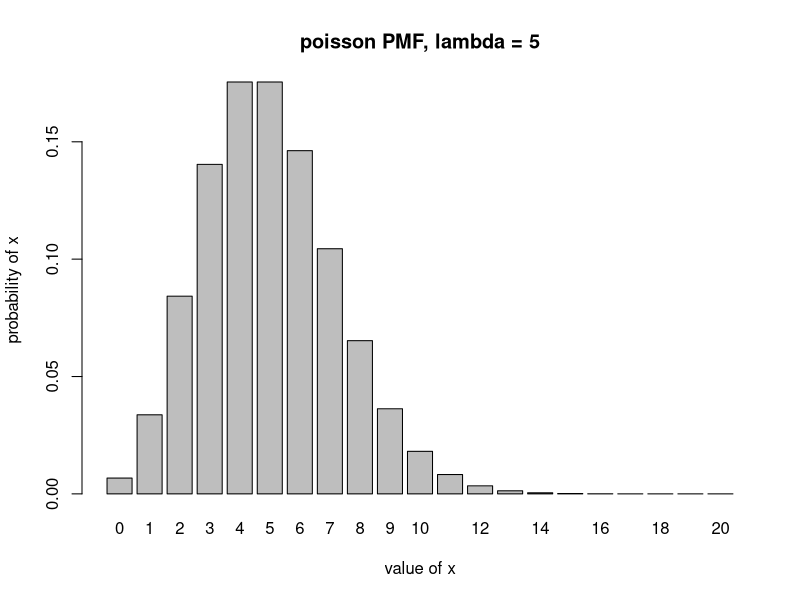
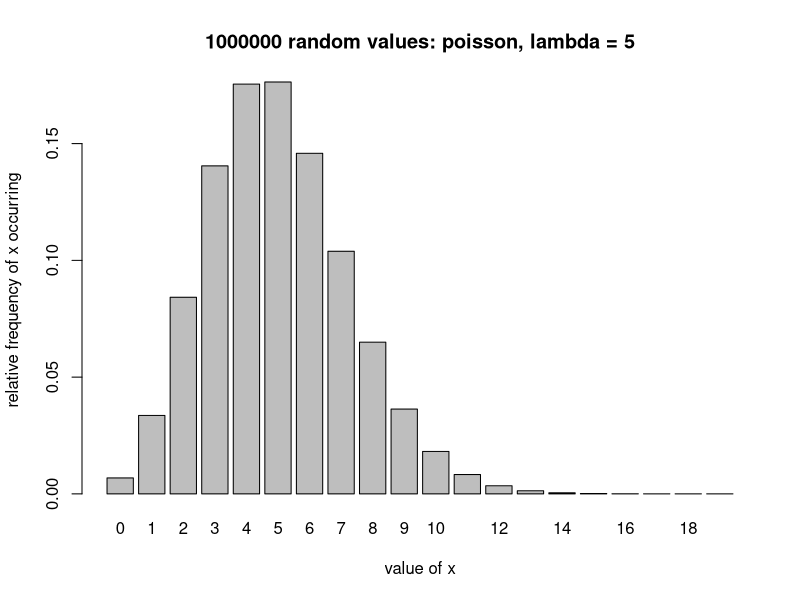
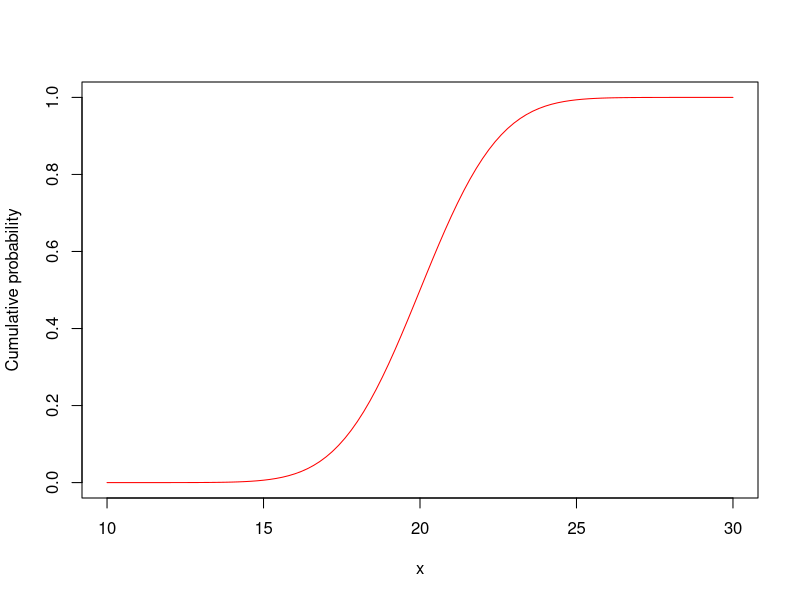
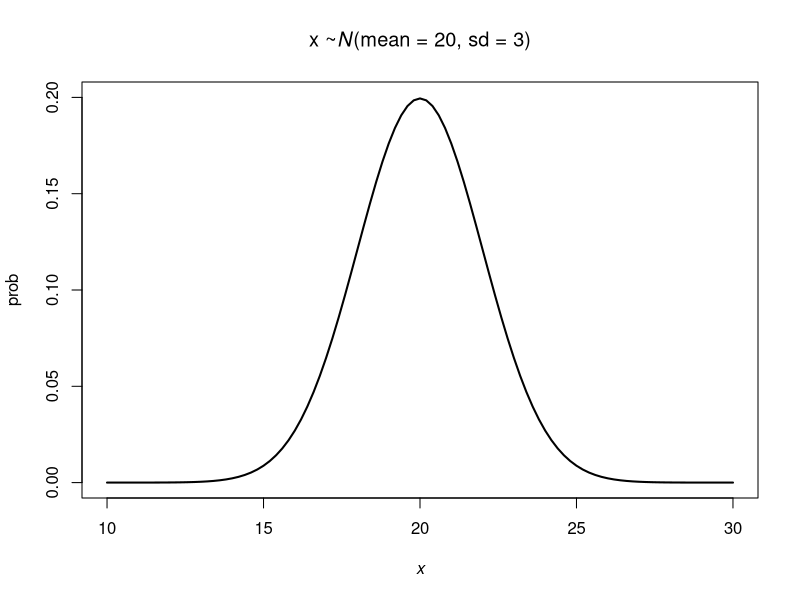
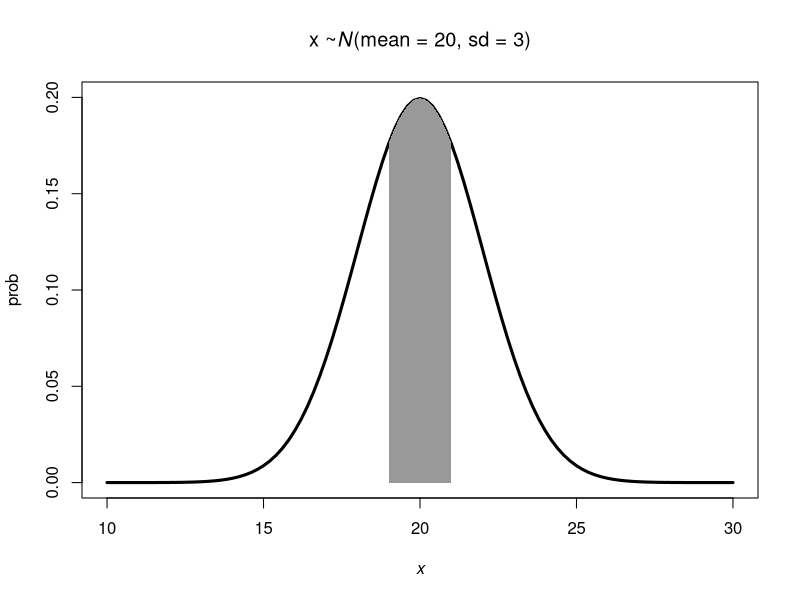
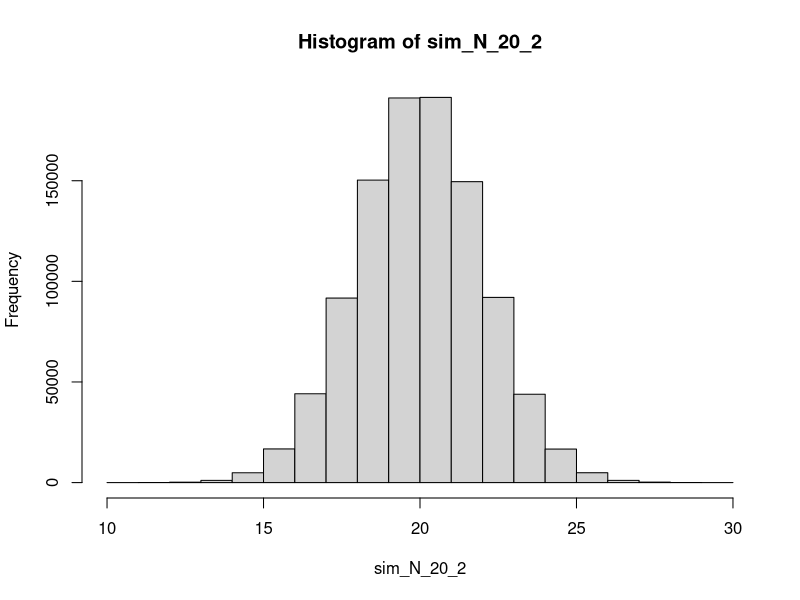

Write R code to recreate these figures, in order.
## ---- chunk 1
knitr::opts_chunk$set(echo = TRUE)
options(digits = 5)
## ---- chunk 2
dpois(0:20, lambda = 5)
## ---- chunk 3
barplot(dpois(0:20, lambda = 5) ~ c(0:20), 
        xlab = "value of x", 
        ylab = "probability of x",
        main = "poisson PMF, lambda = 5")
## ---- chunk 4
sum(dpois(0:100, lambda = 5) * 0:100)
## ---- chunk 5
sum(dpois(0:20, lambda = 5) * 0:20)
## ---- chunk 6
random_values_poisson_5 <- rpois(1000000, 5)

barplot(table(random_values_poisson_5)/length(random_values_poisson_5),
        ylab = "relative frequency of x occurring",
        xlab = "value of x",
        main = "1000000 random values: poisson, lambda = 5")

mean(random_values_poisson_5)
## ---- chunk 7
sum(dpois(0:10, lambda = 5) * 0:10) # explain what is happening?
## ---- chunk 8
sum(dpois(0:100, lambda = 5))
sum(dpois(0:20, lambda = 5))

sum(dpois(0:10, lambda = 5))
## ---- chunk 9
curve(pnorm(x, mean = 20, sd  = 2), 10, 30,
      ylab = "Cumulative probability", col = "red")

curve(expr = dnorm(x, mean = 20, sd = 2), from = 10, to = 30, 
      lwd = 2, ylim = c(0, 0.2),
      ylab = "prob",
      xlab = expression(italic(x)),
      main = expression(paste("x ~", italic(N), "(mean = 20, sd = 3)")))
## ---- chunk 10
curve(dnorm(x, mean = 20, sd = 2), 10, 30, 
      lwd = 3, ylim = c(0, 0.2),
      ylab = "prob",
      xlab = expression(italic(x)),
      main = expression(paste("x ~", italic(N), "(mean = 20, sd = 3)")))


shade_x <- c(19, seq(19, 21, 0.01), 21)
shade_y <- c(0, dnorm(seq(19, 21, 0.01), 20, 2), 0)

polygon(shade_x, shade_y, col = 'grey60', border = NA)
## ---- chunk 11
sim_N_20_2 <- rnorm(1000000, mean = 20, sd = 2)

hist(sim_N_20_2)

length(sim_N_20_2[sim_N_20_2 >= 19 & sim_N_20_2 <= 21])/length(sim_N_20_2)
## ---- chunk 12
pnorm(21, 20, 2, lower.tail = TRUE) - pnorm(19, 20, 2, lower.tail = TRUE)
## ---- chunk 13
xvals <- 10:30
sum(dnorm(xvals, mean = 20, sd = 2) * xvals)
## ---- chunk 14
integrand  <- function(x) {dnorm(x, mean = 20, sd = 2)*x}

integrate(integrand , lower = -Inf, upper = Inf)
integrate(integrand , lower = 10, upper = 30)
